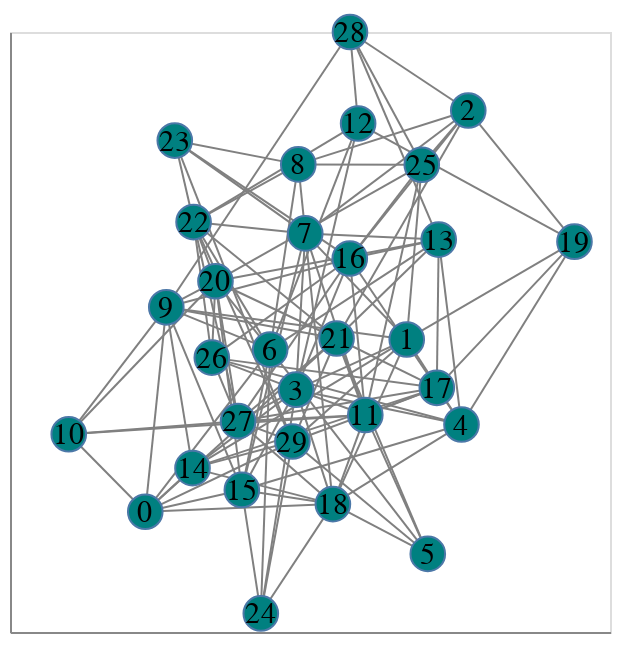

The cell this chart's notebook holds for it:
### Code cell
nxa.draw_networkx(G = G, pos = pos, node_label = 'node') # .properties(title = 'Example Graph', width = 1000, height = 500)

### Figure 1 — Vega-Lite specification as saved in the notebook (floating-point values rounded to 4 significant figures; data arrays with more than 128 entries replaced by an {"elided": "..."} marker saying what was removed)
{"config": {"view": {"continuousWidth": 300, "continuousHeight": 300}}, "layer": [{"data": {"name": "data-fadb99372b486fcb6218014c90110e7a"}, "mark": {"type": "line", "color": "grey", "opacity": 1.0, "strokeWidth": 1}, "encoding": {"detail": {"field": "edge", "type": "quantitative"}, "order": {"field": "order", "type": "quantitative"}, "x": {"axis": {"grid": false, "labels": false, "ticks": false, "title": ""}, "field": "x", "type": "quantitative"}, "y": {"axis": {"grid": false, "labels": false, "ticks": false, "title": ""}, "field": "y", "type": "quantitative"}}}, {"data": {"name": "data-1308cebd242a5143943496c80240a5b3"}, "mark": {"type": "point", "fill": "teal", "opacity": 1.0, "shape": "circle", "size": 300, "strokeWidth": 1.0}, "encoding": {"x": {"axis": {"grid": false, "labels": false, "ticks": false}, "field": "x", "type": "quantitative"}, "y": {"axis": {"grid": false, "labels": false, "ticks": false}, "field": "y", "type": "quantitative"}}}, {"data": {"name": "data-1308cebd242a5143943496c80240a5b3"}, "mark": {"type": "text", "baseline": "middle", "fill": "black", "size": 15}, "encoding": {"text": {"field": "node", "type": "quantitative"}, "x": {"axis": {"grid": false, "labels": false, "ticks": false}, "field": "x", "type": "quantitative"}, "y": {"axis": {"grid": false, "labels": false, "ticks": false}, "field": "y", "type": "quantitative"}}}], "$schema": "https://vega.github.io/schema/vega-lite/v5.17.0.json", "datasets": {"data-fadb99372b486fcb6218014c90110e7a": {"elided": "242 records"}, "data-1308cebd242a5143943496c80240a5b3": [{"node": 0, "x": -0.5491, "y": -0.5993, "weight": 1.524, "name": 79, "viable": "no"}, {"node": 1, "x": 0.3224, "y": -0.02488, "weight": -0.1729, "name": 967, "viable": "no"}, {"node": 2, "x": 0.5275, "y": 0.7385, "weight": 1.487, "name": 291, "viable": "no"}, {"node": 3, "x": -0.04644, "y": -0.1923, "weight": 1.11, "name": 677, "viable": "yes"}, {"node": 4, "x": 0.505, "y": -0.3085, "weight": -0.3906, "name": 888, "viable": "no"}, {"node": 5, "x": 0.3926, "y": -0.7397, "weight": -0.1989, "name": 781, "viable": "yes"}, {"node": 6, "x": -0.1328, "y": -0.05874, "weight": 0.4459, "name": 962, "viable": "yes"}, {"node": 7, "x": -0.01584, "y": 0.3287, "weight": -0.2511, "name": 41, "viable": "yes"}, {"node": 8, "x": -0.03911, "y": 0.5587, "weight": -1.588, "name": 322, "viable": "yes"}, {"node": 9, "x": -0.4791, "y": 0.08227, "weight": -3.156, "name": 819, "viable": "yes"}, {"node": 10, "x": -0.8042, "y": -0.341, "weight": 0.6833, "name": 989, "viable": "no"}, {"node": 11, "x": 0.1843, "y": -0.2768, "weight": 1.92, "name": 22, "viable": "no"}, {"node": 12, "x": 0.1604, "y": 0.6951, "weight": -0.03669, "name": 343, "viable": "no"}, {"node": 13, "x": 0.429, "y": 0.308, "weight": -1.288, "name": 139, "viable": "no"}, {"node": 14, "x": -0.3916, "y": -0.4538, "weight": -0.807, "name": 104, "viable": "yes"}, {"node": 15, "x": -0.2272, "y": -0.5265, "weight": -1.008, "name": 319, "viable": "no"}, {"node": 16, "x": 0.1326, "y": 0.2452, "weight": 0.3906, "name": 287, "viable": "yes"}, {"node": 17, "x": 0.4227, "y": -0.1861, "weight": -0.3241, "name": 24, "viable": "no"}, {"node": 18, "x": 0.07629, "y": -0.5737, "weight": 0.5518, "name": 980, "viable": "yes"}, {"node": 19, "x": 0.8816, "y": 0.3011, "weight": 2.483, "name": 40, "viable": "no"}, {"node": 20, "x": -0.3151, "y": 0.1691, "weight": -0.8845, "name": 477, "viable": "yes"}, {"node": 21, "x": 0.08853, "y": -0.02161, "weight": 1.06, "name": 170, "viable": "yes"}, {"node": 22, "x": -0.3881, "y": 0.3664, "weight": -1.38, "name": 607, "viable": "no"}, {"node": 23, "x": -0.4507, "y": 0.6381, "weight": 0.4853, "name": 889, "viable": "no"}, {"node": 24, "x": -0.164, "y": -0.9381, "weight": -2.203, "name": 648, "viable": "no"}, {"node": 25, "x": 0.3725, "y": 0.5575, "weight": 0.107, "name": 518, "viable": "no"}, {"node": 26, "x": -0.3273, "y": -0.08544, "weight": 0.301, "name": 721, "viable": "yes"}, {"node": 27, "x": -0.2398, "y": -0.2972, "weight": 0.9535, "name": 488, "viable": "yes"}, {"node": 28, "x": 0.1333, "y": 1.0, "weight": -0.3179, "name": 293, "viable": "yes"}, {"node": 29, "x": -0.0586, "y": -0.3651, "weight": 0.238, "name": 284, "viable": "no"}]}}
